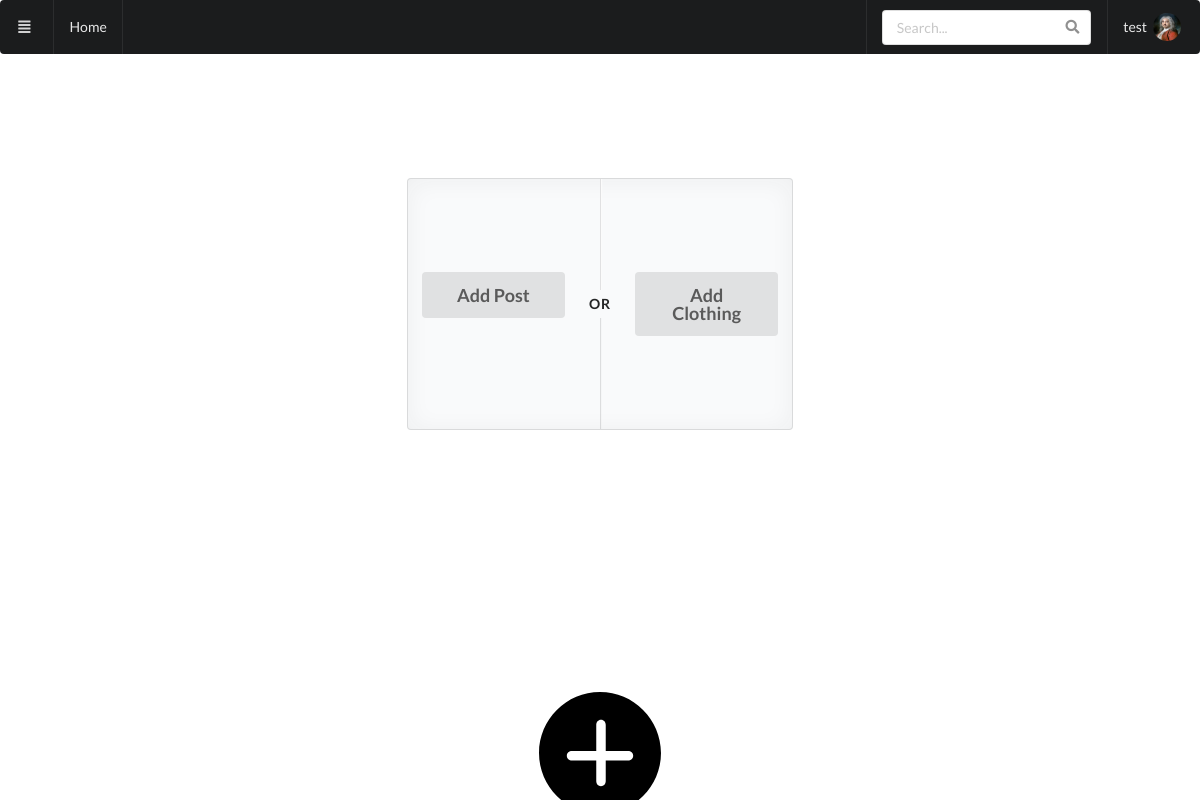
Screenshot of /postMenu (signed in) with the database file from the repository.
### codemodules/models.py (models this page shows, shortened)
class UserModel(db.Model,UserMixin):
    id = db.Column(db.Integer, primary_key=True)
    name = db.Column(db.String(120), nullable=False)
    username = db.Column(db.String(50), nullable=False, unique=True)
    email = db.Column(db.String(120), nullable=False, unique=True)
    bio = db.Column(db.String(400), nullable=False,default="")
    profile_picture = db.Column(db.String(400),default="n/a")
    date_added = db.Column(db.DateTime,default=datetime.utcnow())
    password_hash = db.Column(db.String(128), nullable=False)
    clothings = db.relationship("ClothingModel",backref="user")
    posts = db.relationship("PostModel",backref="user")

### run.py (the view)
@app.route("/postMenu",methods=["GET"])
@login_required
def postMenu():
    return render_template("postMenu.html")

### run.py (called while the page is built)
@login_manager.user_loader
def load_user(user_id):
    return UserModel.query.get(int(user_id))

### templates/postMenu.html (shortened to what this page needs)
{% extends "base.html" %}
{% block content %}
    <div class="center-form">
        <div class="ui placeholder segment">
            <div class="ui two column very relaxed stackable grid">
              <div class="column">
                <a href="/addPost" class="ui big button">Add Post</a>
              </div>
              <div class="middle aligned column">
                <a href="/addClothing" class="ui big button">Add Clothing</a>
              </div>
            </div>
            <div class="ui vertical divider">
              Or
            </div>
          </div>
    </div>
{% endblock content %}

### templates/base.html (shortened to what this page needs)
<!DOCTYPE html>
<html lang="en">
<head>
    <link rel="stylesheet" type="text/css" href="{{url_for('static', filename='semantic_ui/semantic.min.css')}}">
    <link rel="stylesheet" href="{{url_for('static', filename='css/styles.css') }}">
</head>
<header class="ui">
    <div class="ui sticky inverted menu">
        <button1 class="item">
            <i class="align justify icon"></i>
        </button1>
        <a class="item" href="{{ url_for('index') }}">Home</a>
        <div class="right menu">
            <div class="item">
                <form class="ui icon input" id="search" >
                        <input type="text" placeholder="Search..." id='searchText'>
                </form>
            </div>
                {% if current_user.is_authenticated%}
                    <a class="item avatar image" href="{{ url_for('dashboard') }}">{{current_user.username}} &nbsp;
                    {% if current_user.profile_picture == "n/a" %}
                        <img class="ui avatar image" src="{{ url_for('static', filename='img/default_profile_pic.jpg') }}"  width="200">
                    {% else %}
                        <img class="ui avatar image" src="{{ url_for('static', filename='profile_data/'+current_user.id|string() + '_' + current_user.username+'/'+ current_user.profile_picture) }}"  width="200">
                    {% endif %}</a>
                {% endif %}
            </div>
        </div>
</header>
<body class="ui active tab">
    {% block content %}
    {% endblock content %}
    <footer class="ui">
        <div class="ui column center aligned page grid">
            <a href="/postMenu" class="ui small image">
                <img src="static/img/plus-icon.svg">
              </a>
    </footer>
</body>
</html>

### static/css/styles.css (style rules this page uses)
body { margin: 0px; }
footer { position: fixed; left: 0; bottom: 0; width: 100%; text-align: center }
.center-form { display: flex; height: 500px; justify-content: center; align-items: center; flex-wrap: wrap; }

### rows the page displays
UserModel: username "test", id+username+profile_picture (picture)
